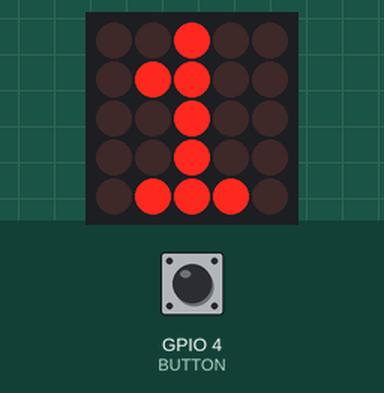
Simulated run of this sketch. Board: ESP32. Shown: 5×5 LED matrix. Wiring (inferred from the names in the program): LED matrix (orientation assumed): rows GPIO 22, GPIO 19, GPIO 23, GPIO 18, GPIO 5; columns GPIO 27, GPIO 26, GPIO 25, GPIO 33, GPIO 32. The inputs (shaded band) are chosen by the test bench; at power-on: GPIO 4 (BUTTON) HIGH. Random numbers use the default seed unless the sketch sets one.

Above: at 1.2 s.
1.3 s: GPIO 4 (BUTTON) pulled LOW for 0.15 s
At 1.44 s:
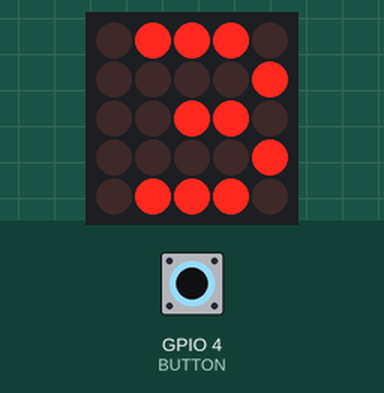
At 2.42 s:
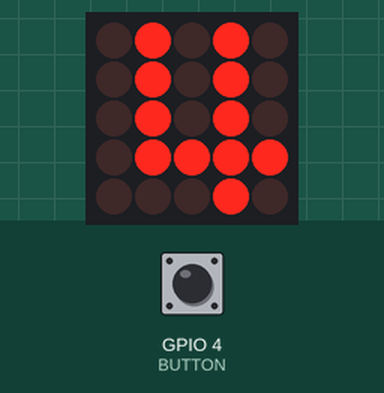
Timing chart, 0 to 4.3 s (numbered marks = the images above; inputs shaded):
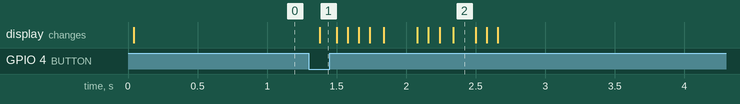

Measured:
- after the input at 1.3 s, the display: changes after 0.08 s (image 1)

The sketch:

digital_dice.ino
```cpp
const int rows[] = {22, 19, 23, 18, 5};
const int cols[] = {27, 26, 25, 33, 32};

const int BUTTON = 4;

// 5x5 digits
byte numbers[6][5] = {

  // 1
  {
    B00100,
    B01100,
    B00100,
    B00100,
    B01110
  },

  // 2
  {
    B01110,
    B00001,
    B00110,
    B01000,
    B01111
  },

  // 3
  {
    B01110,
    B00001,
    B00110,
    B00001,
    B01110
  },

  // 4
  {
    B01010,
    B01010,
    B01010,
    B01111,
    B00010
  },

  // 5
  {
    B01111,
    B01000,
    B01110,
    B00001,
    B01110
  },

  // 6
  {
    B00111,
    B01000,
    B01110,
    B01001,
    B00110
  }
};


void setup() {

  for (int i = 0; i < 5; i++) {
    pinMode(rows[i], OUTPUT);
    pinMode(cols[i], OUTPUT);

    digitalWrite(rows[i], LOW);
    digitalWrite(cols[i], HIGH);
  }

  pinMode(BUTTON, INPUT_PULLUP);

  randomSeed(analogRead(34));
}


void displayNumber(int number) {

  for (int row = 0; row < 5; row++) {

    digitalWrite(rows[row], HIGH);

    for (int col = 0; col < 5; col++) {

      if (numbers[number - 1][row] & (1 << (4 - col))) {

        digitalWrite(cols[col], LOW);
      }
    }

    delayMicroseconds(1000);

    digitalWrite(rows[row], LOW);

    for (int col = 0; col < 5; col++) {
      digitalWrite(cols[col], HIGH);
    }
  }
}


void loop() {

  static int number = 1;

  // Keep displaying number
  displayNumber(number);

  // Button pressed
  if (digitalRead(BUTTON) == LOW) {

    delay(50);

    // Rolling animation
    for (int i = 0; i < 15; i++) {

      number = random(1, 7);

      unsigned long start = millis();

      while (millis() - start < 80) {
        displayNumber(number);
      }
    }

    // Final number
    number = random(1, 7);

    unsigned long start = millis();

    while (millis() - start < 2000) {
      displayNumber(number);
    }

    // Wait for button release
    while (digitalRead(BUTTON) == LOW) {
      displayNumber(number);
    }
  }
}
```
